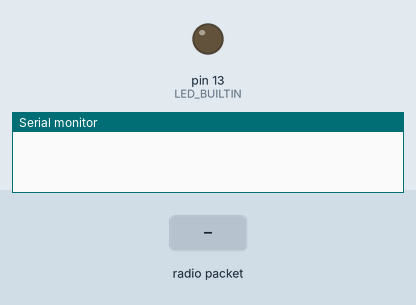
Recording of a sketch running on a simulated Arduino Uno, built with avr-gcc and run on an emulated ATmega328P. Shown: output pins drawn as LEDs (lit = HIGH), the last lines printed to the serial monitor. Inputs (shaded band) come from the test bench. No radio packets arrive unless stated.

Above: at 1.2 s.
1.3 s: radio packet "led_on" arrives
At 2.8 s:
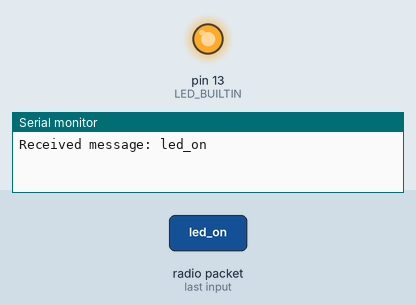
3.8 s: radio packet "led_off" arrives
At 5.9 s:
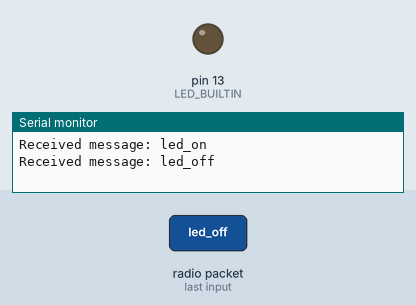
Timing chart, 0 to 7.4 s (numbered marks = the images above; inputs shaded):
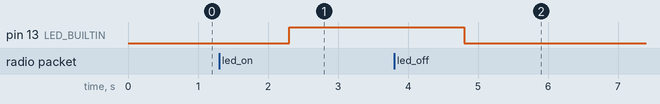

Measured:
- after the input at 1.3 s, pin 13 (LED_BUILTIN): LOW → HIGH after 1.0 s
- after the input at 3.8 s, pin 13 (LED_BUILTIN): HIGH → LOW after 1.0 s

The sketch:

LoRaLed.ino
```cpp
#include <SPI.h>
#include <LoRa.h>

#define LORA_SS_PIN 10
#define LORA_RST_PIN 9
#define LORA_DI0_PIN 2

void setup() {
  Serial.begin(9600);
  while (!Serial);

  pinMode(LED_BUILTIN, OUTPUT);

  // Initialize LoRa module
  LoRa.setPins(LORA_SS_PIN, LORA_RST_PIN, LORA_DI0_PIN);
  if (!LoRa.begin(433E6)) {
    Serial.println("LoRa initialization failed. Check your wiring!");
    while (true);
  }

  // Connect to WiFi or Ethernet here

  // Connect to Socket.IO server
  // Replace <SERVER_ADDRESS> with the actual server address
  // e.g., http://localhost:3000
  // Replace <TOKEN> with an authentication token if required
  // e.g., "?token=abcd1234"
  //socketIO.connect("<SERVER_ADDRESS><TOKEN>");
}

void loop() {
  // Handle Socket.IO events or other tasks here

  // Check for incoming LoRa messages
  int packetSize = LoRa.parsePacket();
  if (packetSize) {
    while (LoRa.available()) {
      String message = LoRa.readString();
      Serial.println("Received message: " + message);

      // Process the received message and control the LED
      if (message == "led_on") {
        digitalWrite(LED_BUILTIN, HIGH);  // Turn on the LED
        LoRa.beginPacket();
        LoRa.print("ack");
        LoRa.endPacket();
      } else if (message == "led_off") {
        digitalWrite(LED_BUILTIN, LOW);   // Turn off the LED
        LoRa.beginPacket();
        LoRa.print("ack");
        LoRa.endPacket();
      }
    }
  }
}
```
